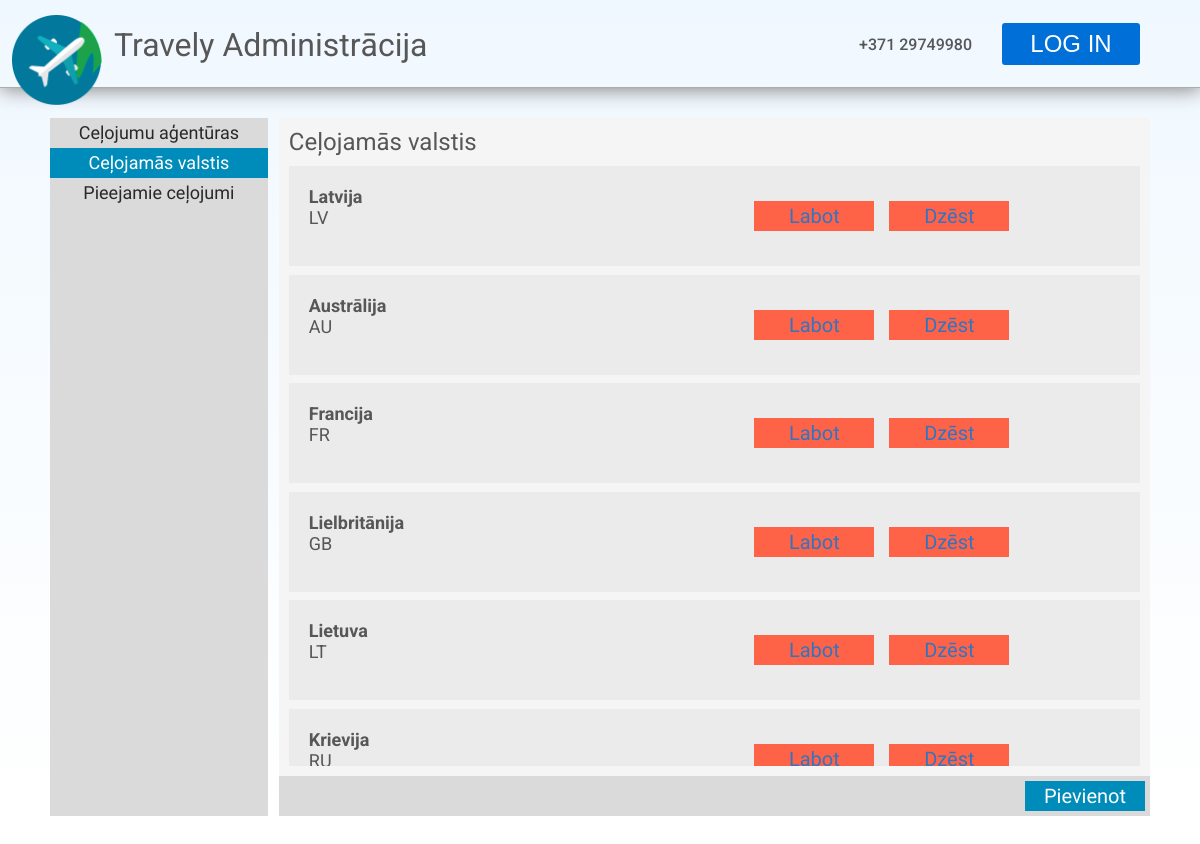
/admin/countries, run on the app's committed database.
### models.py (models this page shows, shortened)
class Country(db.Model):
    id = db.Column(db.Integer, primary_key=True)
    country = db.Column(db.String(48), nullable=False)
    abbreviation = db.Column(db.String(2), nullable=False)

### main.py (the view)
@app.route('/admin/countries')
def admin_countries():
    return render_template("templates/countries.html", countries = Country.query.all(), agencies = Agency.query.all())

### templates/templates/countries.html
{% extends "admin.html" %}
{% block title %}
<div id="admin-page-content">
    <div id="ap-selector">
        <div id="ap-selector-list">
            <ul class="nav-ul">
                <a href="/admin/agencies"><li class="selector">Ceļojumu aģentūras</li></a>
                <li class="selector" id="selected">Ceļojamās valstis</li></a>
                <a href="/admin/trips"><li class="selector">Pieejamie ceļojumi</li></a>
            </ul>
        </div>
        <div id="ap-selector-display">
            <h2 class="subtitle">Ceļojamās valstis</h2>
            <div id="ap-selector-display-list">
                {% if countries %}
                    {% for country in countries %}
                    <div class="ap-list-member">
                        <ul class="list-ul">
                            <li style="font-weight: bold;">{{ country.country }}</li>
                            <li>{{ country.abbreviation }}</li>
                        </ul>
                        <a href="/admin/edit/country/{{ country.id }}"><h2 class="ap-list-control correct">Labot</h2></a>
                        <a href="/admin/remove/country/{{ country.id }}"><h2 class="ap-list-control">Dzēst</h2></a>
                    </div>
                    {% endfor %}
                {% else %}
                <p id="ap-description">Nav countries, perhaps 404?</p>
                {% endif %}
            </div>
            <div id="ap-selector-footer">
                <a href="/admin/add/country" style="margin-left: auto;"><h2 class="ap-list-add">Pievienot</h2></a>
            </div>
        </div>
    </div>
</div>
{% endblock %}

### static/css/stylesheet.css (style rules this page uses)
* { margin:0; padding:0; }
body { font-family: 'Roboto', sans-serif; color:#575757; }
a { color: inherit; text-decoration: inherit; }
h2 { font-weight: 400; }
a:visited, a:link { text-decoration: none; font-family: Thasadith; font-weight: bold; color: #3175c2; font-size: 15px; }
#admin-page-content { height:80%; }
#ap-selector { display: flex; flex-direction: row; margin-top:30px; margin-left:50px; margin-right:50px; width: auto; }
#ap-selector-list { display: flex; flex-direction: column; width: 20%; background-color: #dadada; }
#ap-selector-display { width: 80%; margin-left: 1%; background-color: whitesmoke; }
.nav-ul { padding: 0; margin: 0; list-style: none; }
.nav-ul li { text-align: center; font-weight: 400; font-size: 18px; height: 30px; line-height: 30px; background-color: #dadada; color:#292929; }
#selected { background-color: #008cba; color:white; cursor: default; }
.subtitle { margin: 10px; }
#ap-selector-display-list { margin:10px; background-color: whitesmoke; overflow: auto; min-height: 400px; max-height: 600px; }
.list-ul { margin: 0; padding: 20px; font-size: 18px; list-style: none; width:50%; }
.ap-list-member { display: flex; flex-direction: row; background-color: rgb(235, 235, 235); max-height: 150px; margin-bottom: 1%; }
.ap-list-control { line-height: 30px; font-size: 20px; margin-top: 35px; height: 30px; margin-bottom: 35px; margin-right: 15px; width:120px; text-align: center; background-color: tomato; }
.correct { margin-left: auto; }
.ap-list-add { line-height: 30px; font-size: 20px; font-weight: 500; height: 30px; width:120px; text-align: center; background-color:#008cba; color: white; margin-top: 5px; margin-right: 5px; margin-left:auto; }
#ap-selector-footer { height: 40px; background-color: #dadada; display:flex; }
body { background-image: linear-gradient(aliceblue, white); background-repeat: no-repeat; }

### data on the page
Country: country "Latvija", abbreviation "LV"
Country: country "Austrālija", abbreviation "AU"
Country: country "Francija", abbreviation "FR"
Country: country "Lielbritānija", abbreviation "GB"
Country: country "Lietuva", abbreviation "LT"
Country: country "Krievija", abbreviation "RU"
